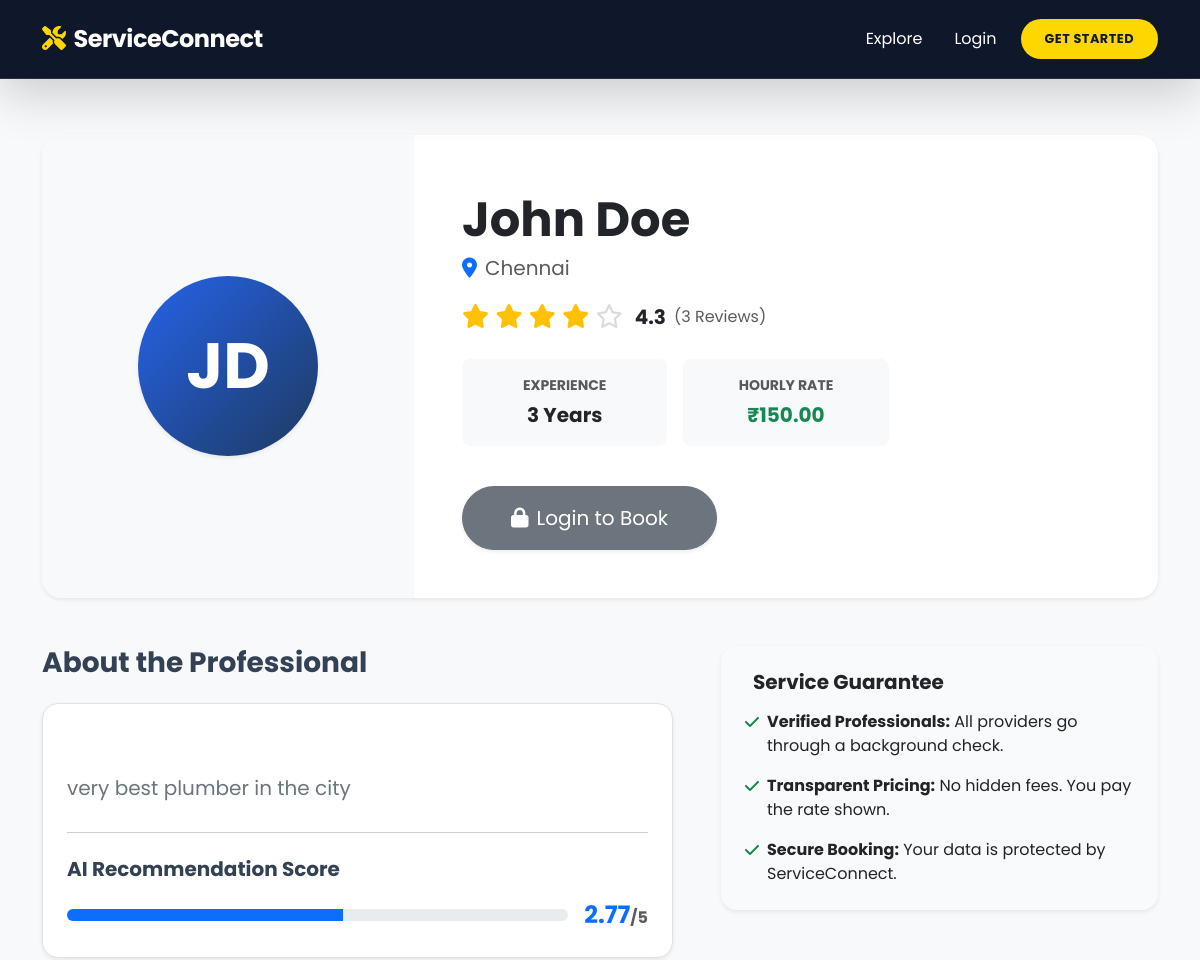
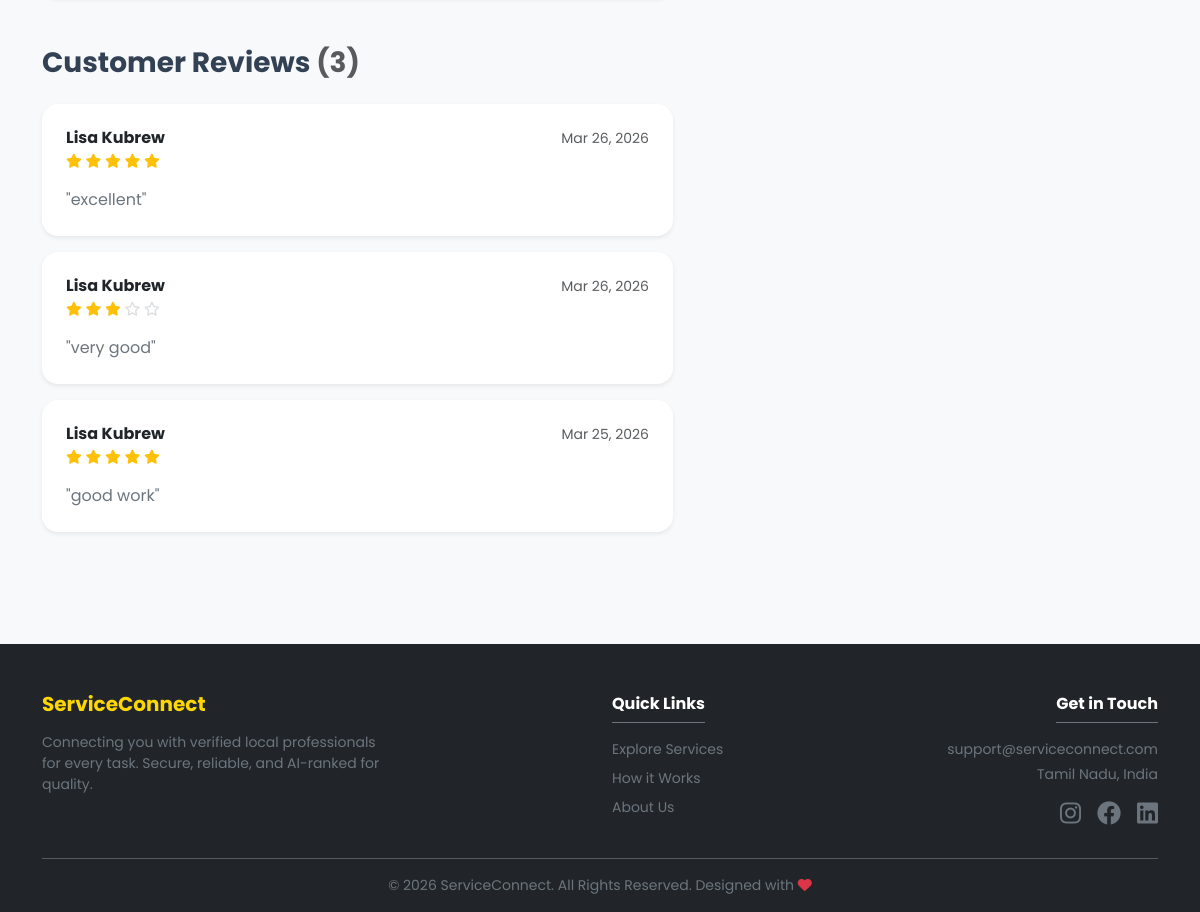
The app's page /provider/2/ with its own data (2 pictures, top to bottom).
### accounts/models.py (models this page shows, shortened)
class ServiceProvider(models.Model):
    user = models.OneToOneField(User, on_delete=models.CASCADE, related_name='provider_profile')
    service_category = models.CharField(max_length=100)
    location = models.CharField(max_length=100)
    latitude = models.FloatField(null=True, blank=True)
    longitude = models.FloatField(null=True, blank=True)
    bio = models.TextField()
    experience_years = models.PositiveIntegerField()
    hourly_rate = models.DecimalField(max_digits=8, decimal_places=2)
    profile_picture = models.ImageField(upload_to='provider_pics/', blank=True, null=True)
    is_verified = models.BooleanField(default=True)
    recommendation_score = models.DecimalField(max_digits=3, decimal_places=2, default=0.0)

### services/models.py (models this page shows, shortened)
class Review(models.Model):
    RATING_CHOICES = [
        (1, '1 - Very Poor'),
        (2, '2 - Poor'),
        (3, '3 - Average'),
        (4, '4 - Good'),
        (5, '5 - Excellent'),
    ]
    booking = models.OneToOneField(Booking, on_delete=models.CASCADE, related_name='review')
    reviewer = models.ForeignKey(User, on_delete=models.CASCADE, related_name='given_reviews')
    provider = models.ForeignKey(ServiceProvider, on_delete=models.CASCADE, related_name='received_reviews')
    rating = models.IntegerField(choices=RATING_CHOICES)
    comment = models.TextField()
    created_at = models.DateTimeField(auto_now_add=True)

### services/views.py (the view)
# urls.py: path('provider/<int:provider_id>/', views.provider_profile, name='provider_profile'),
def provider_profile(request, provider_id):
    provider = get_object_or_404(ServiceProvider, id=provider_id)
    reviews = Review.objects.filter(provider=provider).order_by('-created_at')
    avg_rating_data = reviews.aggregate(Avg('rating'))
    avg_rating = avg_rating_data['rating__avg'] or 0
    context = {
        'provider': provider,
        'reviews': reviews,
        'avg_rating': round(avg_rating, 1),
    }
    return render(request, 'services/provider_profile.html', context)

### templates/services/provider_profile.html (shortened to what this page needs)
{% extends 'base.html' %}
{% load static %}
{% block content %}
<div class="container py-5 mt-2">
    <div class="card border-0 shadow-sm mb-5" style="border-radius: 20px; overflow: hidden;">
        <div class="row g-0">
            <div class="col-md-4 bg-light d-flex align-items-center justify-content-center p-4" style="min-height: 300px;">
                {% if provider.profile_picture %}
                    <img src="{{ provider.profile_picture.url }}" class="img-fluid rounded-4 shadow-sm"
                         style="width: 100%; max-width: 280px; aspect-ratio: 1/1; object-fit: cover;"
                         alt="{{ provider.user.get_full_name }}">
                {% else %}
                    <div class="rounded-circle d-flex align-items-center justify-content-center text-white shadow-sm"
                         style="width: 180px; height: 180px; background: linear-gradient(135deg, #2563EB, #1E3A5F); font-size: 4rem; font-weight: 700;">
                        {{ provider.user.first_name|first }}{{ provider.user.last_name|first }}
                    </div>
                {% endif %}
            </div>
            <div class="col-md-8 p-4 p-lg-5 d-flex flex-column">
                <h1 class="display-5 fw-bold text-dark mb-1">{{ provider.user.get_full_name }}</h1>
                <p class="text-muted fs-5 mb-3">
                    <i class="fa-solid fa-location-dot text-primary me-2"></i>{{ provider.location }}
                </p>
                <div class="d-flex align-items-center mb-4">
                    <div class="me-2 fs-4 text-warning">
                        {% for i in "12345" %}
                            {% if forloop.counter <= avg_rating %}
                                <i class="fa-solid fa-star"></i>
                            {% else %}
                                <i class="fa-regular fa-star text-secondary opacity-25"></i>
                            {% endif %}
                        {% endfor %}
                    </div>
                    <span class="fw-bold fs-5 ms-1">{{ avg_rating }}</span>
                    <span class="text-muted ms-2">({{ reviews|length }} Reviews)</span>
                </div>
                <div class="row g-3 mb-4">
                    <div class="col-6 col-sm-4">
                        <div class="p-3 bg-light rounded-3 text-center">
                            <small class="text-uppercase fw-bold text-muted d-block mb-1">Experience</small>
                            <span class="fs-5 fw-bold">{{ provider.experience_years }} Years</span>
                        </div>
                    </div>
                    <div class="col-6 col-sm-4">
                        <div class="p-3 bg-light rounded-3 text-center">
                            <small class="text-uppercase fw-bold text-muted d-block mb-1">Hourly Rate</small>
                            <span class="fs-5 fw-bold text-success">₹{{ provider.hourly_rate }}</span>
                        </div>
                    </div>
                </div>
                <div class="mt-auto pt-3">
                    {% if user.is_authenticated %}
                        <a href="{% url 'create_booking' provider.id %}" class="btn btn-primary-custom btn-lg px-5 py-3 shadow">
                            <i class="fa-solid fa-calendar-check me-2"></i>Book Now
                        </a>
                    {% else %}
                        <a href="{% url 'login' %}?next={{ request.path }}" class="btn btn-secondary rounded-pill btn-lg px-5 py-3 shadow-sm">
                            <i class="fa-solid fa-lock me-2"></i>Login to Book
                        </a>
                    {% endif %}
                </div>
            </div>
        </div>
    </div>
    <div class="row g-5">
        <div class="col-lg-7">
            <h3 class="fw-bold mb-4">About the Professional</h3>
            <div class="bg-white p-4 rounded-4 shadow-sm border mb-5">
                <p class="fs-5 text-secondary lh-lg mb-4" style="white-space: pre-line;">
                    {{ provider.bio }}
                </p>
                <hr class="my-4 opacity-25">
                <h5 class="fw-bold mb-3">AI Recommendation Score</h5>
                <div class="d-flex align-items-center gap-3">
                    <div class="flex-grow-1">
                        <div class="progress" style="height: 12px; border-radius: 10px;">
                            <div class="progress-bar bg-primary" role="progressbar"
                                 style="width: {% widthratio provider.recommendation_score 5 100 %}%"
                                 aria-valuenow="{{ provider.recommendation_score }}" aria-valuemin="0" aria-valuemax="5"></div>
                        </div>
                    </div>
                    <span class="fw-bold fs-4 text-primary">{{ provider.recommendation_score }}<small class="text-muted fs-6">/5</small></span>
                </div>
            </div>
            <div class="d-flex align-items-center justify-content-between mb-4">
                <h3 class="fw-bold mb-0">Customer Reviews <span class="text-muted">({{ reviews|length }})</span></h3>
            </div>
            {% for review in reviews %}
                <div class="card border-0 shadow-sm mb-3 p-4 rounded-4">
                    <div class="d-flex justify-content-between align-items-start mb-2">
                        <div>
                            <h6 class="fw-bold mb-1">{{ review.reviewer.get_full_name|default:review.reviewer.username }}</h6>
                            <div class="text-warning small mb-2">
                                {% for i in "12345" %}
                                    {% if forloop.counter <= review.rating %}
                                        <i class="fa-solid fa-star"></i>
                                    {% else %}
                                        <i class="fa-regular fa-star text-secondary opacity-25"></i>
                                    {% endif %}
                                {% endfor %}
                            </div>
                        </div>
                        <small class="text-muted">{{ review.created_at|date:"M d, Y" }}</small>
                    </div>
                    <p class="text-secondary mb-0">"{{ review.comment }}"</p>
                </div>
            {% empty %}
                <div class="text-center py-5 bg-white rounded-4 border border-dashed">
                    <i class="fa-regular fa-comments fa-3x text-muted opacity-25 mb-3"></i>
                    <h5 class="text-muted">No reviews yet. Be the first to hire {{ provider.user.first_name }}!</h5>
                </div>
            {% endfor %}
        </div>
        <div class="col-lg-5">
            <div class="card border-0 shadow-sm p-4 rounded-4 sticky-top" style="top: 100px; background-color: #f8fafc;">
                <h5 class="fw-bold mb-3">Service Guarantee</h5>
                <ul class="list-unstyled mb-0">
                    <li class="mb-3 d-flex align-items-start">
                        <i class="fa-solid fa-check text-success mt-1 me-2"></i>
                        <span><strong>Verified Professionals:</strong> All providers go through a background check.</span>
                    </li>
                    <li class="mb-3 d-flex align-items-start">
                        <i class="fa-solid fa-check text-success mt-1 me-2"></i>
                        <span><strong>Transparent Pricing:</strong> No hidden fees. You pay the rate shown.</span>
                    </li>
                    <li class="d-flex align-items-start">
                        <i class="fa-solid fa-check text-success mt-1 me-2"></i>
                        <span><strong>Secure Booking:</strong> Your data is protected by ServiceConnect.</span>
                    </li>
                </ul>
            </div>
        </div>
    </div>
</div>
{% endblock %}

### static/css/style.css (style rules this page uses)
:root { --primary-dark: #0f172a; --primary-blue: #1E3A5F; --accent: #FFD700; --accent-hover: #f59e0b; --success: #10b981; --warning: #f59e0b; --grey-light: #f8fafc; }
body { font-family: 'Poppins', sans-serif; background-color: var(--grey-light); color: #334155; }

### templates/base.html (style rules this page uses)
body { display: flex; flex-direction: column; min-height: 100vh; }

### records on screen
ServiceProvider: user.first_name|first "J", user.last_name|first "D", user.get_full_name "John Doe", location "Chennai", experience_years "3", hourly_rate "150.00", bio "very best plumber in the city", recommendation_score "2.77"
Review: reviewer.get_full_name "Lisa Kubrew", rating 5 (drawn), created_at "Mar 26, 2026", comment "excellent"
Review: reviewer.get_full_name "Lisa Kubrew", rating 3 (drawn), created_at "Mar 26, 2026", comment "very good"
Review: reviewer.get_full_name "Lisa Kubrew", rating 5 (drawn), created_at "Mar 25, 2026", comment "good work"

### other values on screen
{{ avg_rating }} "4.3"
{{ reviews|length }} "3"
